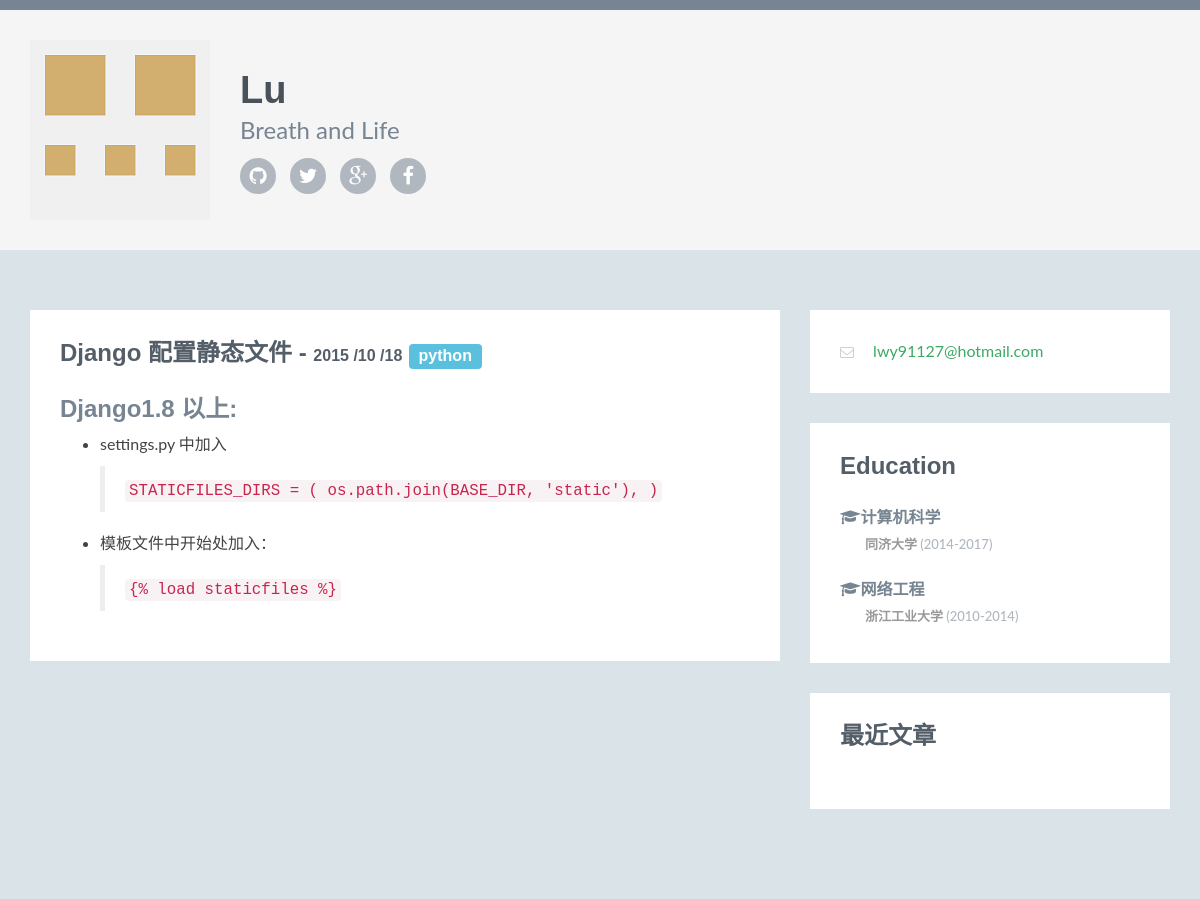
Page /7/ on the committed database.
### article/models.py (models this page shows, shortened)
class Article(models.Model):
    title = models.CharField(max_length = 100)
    category = models.CharField(max_length = 50, blank = True)
    date_time = models.DateTimeField(auto_now_add = True)
    content = models.TextField(blank = True, null = True)
    class Meta: #元选项设置时间降序排序
        ordering = ['-date_time']

### article/views.py (the view)
# urls.py: url(r'^(?P<id>\d+)/$', 'article.views.detail', name='detail'),
def detail(request,id):
    try:
        post = Article.objects.get(id=str(id))
    except Article.DoesNotExist:
        raise Http404
    return render(request,'post.html',{'post':post})

### article/templatetags/custom_markdown.py (called while the page is built)
@register.filter(is_safe = True) #注册template filter
@stringfilter #字符串做参数
def custom_markdown(value):
    return mark_safe(markdown.markdown(value,
        extensions = ['markdown.extensions.fenced_code', 'markdown.extensions.codehilite'],
                                       safe_mode=True,
                                       enable_attributes=False))

### templates/post.html
{% extends "base.html" %} {% load custom_markdown %} {% block content %}
<section class="section">
  <div class="section-inner">
    <h2 class="heading">{{ post.title }} - <span class="year">{{ post.date_time |date:"Y /m /d"}}</span> <span class="label label-info category"><a href="#">{{ post.category }}</a></span></h2>
    <div class="content">
      <p>
        {{ post.content | custom_markdown}}
      </p>
    </div>
  </div>
</section>
{% endblock %}

### static/assets/css/styles.css (style rules this page uses)
body { font-family: 'Lato', arial, sans-serif; color: #434343; background: #dae3e7; font-size: 16px; -webkit-font-smoothing: antialiased; -moz-osx-font-smoothing: grayscale; }
h1, h2, h3, h4, h5, h6 { font-family: 'Montserrat', sans-serif; font-weight: 700; color: #778492; }
a { color: #3aaa64; -webkit-transition: all 0.4s ease-in-out; -moz-transition: all 0.4s ease-in-out; -ms-transition: all 0.4s ease-in-out; -o-transition: all 0.4s ease-in-out; }
.section { margin-bottom: 30px; }
.section .section-inner { background: #fff; padding: 30px; }
.section .heading { margin-top: 0; margin-bottom: 30px; color: #545e69; font-size: 24px; }
.section .heading .year { font-size: 16px; }
.section .heading .category { font-size: 16px; }
.section .heading .category a { color: #fff; }

### rows in the picture
Article: title "Django 配置静态文件", date_time "2015 /10 /18", category "python", content|custom_markdown "Django1.8 以上: settings.py 中加入 STATICFILES_DIRS = ( os.path.join(BASE_DIR, 'static'), ) 模板文件中开始处加入： {% load staticfiles %}"
